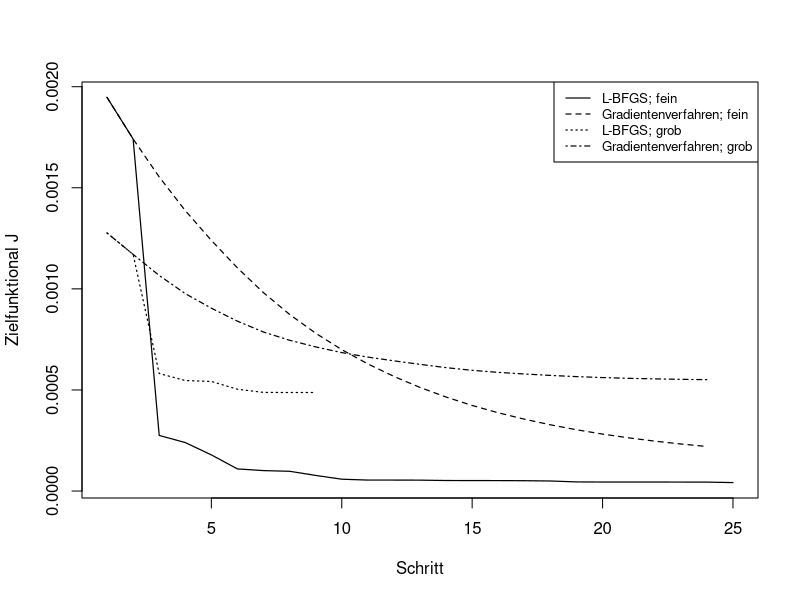

This figure's R source:

####################
# DONUT TARGETDATA #
####################

circle_gradient_target <- c(0.0012764774267292405,
                            0.0011704136041183295,
                            0.001066239219630407,
                            0.0009764053610565389,
                            0.0009044497557424222,
                            0.0008401660454968881,
                            0.0007864768644801401,
                            0.0007458475357821917,
                            0.0007130040416825263,
                            0.0006847566383817969,
                            0.0006625058691589923,
                            0.0006439884727620362,
                            0.000626673352275628,
                            0.0006102997841932581,
                            0.0005971485795715295,
                            0.0005869084758753376,
                            0.0005790188680761591,
                            0.000571911536225181,
                            0.0005659699403475266,
                            0.000561290051599626,
                            0.000557542354383256,
                            0.000554787163921374,
                            0.0005526056616356337,
                            0.0005508501382341249
                            )

circle_bfgs_target <- c(0.0012764774267292405,
                        0.0011704136041183295,
                        0.0005813870428939076,
                        0.0005465652721304669,
                        0.0005421497083188398,
                        0.0005035721148816068,
                        0.00048788290544152317,
                        0.00048736725660982947,
                        0.00048736725660982947
                        )

circle_bfgs_target_fine <- c(0.001946985000541688,
                             0.001741279133583491,
                             0.00027503901720266045,
                             0.0002396696285121969,
                             0.00017870057412349902,
                             0.00010947120077876857,
                             0.00010114433300539948,
                             9.772603889991735e-05,
                             7.724839328924884e-05,
                             5.856181090160718e-05,
                             5.424594710515977e-05,
                             5.424594710515977e-05,
                             5.392100664442301e-05,
                             5.210015263831405e-05,
                             5.176058682575421e-05,
                             5.166390735092333e-05,
                             5.111512702150842e-05,
                             4.973654885348869e-05,
                             4.510627165340363e-05,
                             4.4611205078841316e-05,
                             4.458834578317556e-05,
                             4.450902091808232e-05,
                             4.4368643779069136e-05,
                             4.4220881806767925e-05,
                             4.1790724500456344e-05
                             )

circle_gradient_target_fine <- c(0.001946985000541688,
                                 0.001741279133583491,
                                 0.0015536171279853753,
                                 0.0013871589787119948,
                                 0.0012396702373727864,
                                 0.0011037906575726824,
                                 0.0009808625178980791,
                                 0.0008736725925576857,
                                 0.0007805191648558402,
                                 0.0006994649438338068,
                                 0.0006288473103995039,
                                 0.0005669334208335817,
                                 0.0005124392493219031,
                                 0.0004649872751796952,
                                 0.00042329879420315914,
                                 0.0003870558484820983,
                                 0.0003555759246544874,
                                 0.0003276155136213384,
                                 0.0003031342681044633,
                                 0.00028173029727169316,
                                 0.0002630941886358067,
                                 0.00024685619855670574,
                                 0.0002327179552633884,
                                 0.00022036765194707173
                                 )


plot(circle_bfgs_target_fine, type = "l", lty = 1, lwd = 1.2, xlab = "Schritt", ylab = "Zielfunktional J")
lines(circle_gradient_target_fine, type = "l", lty = 2, lwd = 1.2, col = "black")
lines(circle_bfgs_target, type = "l", lty = 3, lwd = 1.2, col = "black")
lines(circle_gradient_target, type = "l", lty = 4, lwd = 1.2, col = "black")
legend("topright", legend = c("L-BFGS; fein",
                              "Gradientenverfahren; fein",
                              "L-BFGS; grob",
                              "Gradientenverfahren; grob"),
       box.lty = 1, cex = 0.8, lty = c(1, 2, 3, 4), col = c("black", "black", "black", "black"), lwd = c(1.2, 1.2, 1.2, 1.2))


